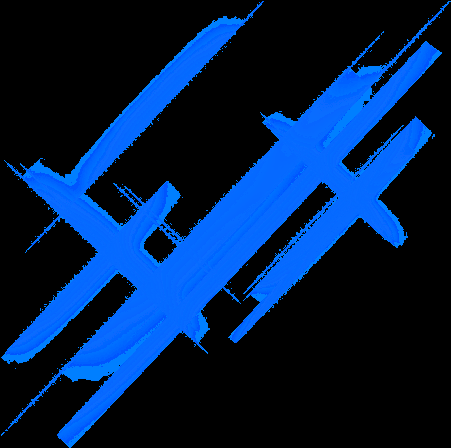
#> input picture line.png, 451 x 448 px
$ python -i main.py   (imports and definitions only)
#> lines starting #> are read from the running program, lines starting #| are printed output that depends on the picture
import threading
import tkinter as tk
from tkinter import ttk, scrolledtext
import sys
import subprocess
import os
import json
from subprocess import call
from PIL import Image, ImageTk

root = None
previous_page = "home"
current_page = "home"
setup_pending = False
debug_lbl_created = False
debug = None
progress_bar = None

def createRoot():
    global root
    #root = ThemedTk(theme="Adapta")
    root = tk.Tk()

def stop_loading():
    root.destroy()

createRoot()


# [121 lines left out: functions select_wallpaper, load, docs, not called in this run]


def openBrowser():
    call("i3-msg 'exec xdg-open https://localhost:631;'", shell=True)

# [46 lines left out: function update, not called in this run]


def update_progress(amount):
    global progress_bar
    progress_bar["value"] = amount


# [124 lines left out: functions prepare_image_rotation, rotate_image, no_grid_test, execute_shell_script, debugTxt, update_confirmation and 1 more, not called in this run]


def run_shell_script_function(shell_script_path, function_name):
    os.system(f"bash -c 'source {shell_script_path}; {function_name}'")


# [180 lines left out: functions create_config_file, check_value_from_json, set_value_in_json, center_frame, adjust_button_width_to_text, hint and 1 more, not called in this run]


def render_back_btn(frame):
    # [18 lines left out: functions goBack, resPy, not called in this run]

    page_controls = ttk.LabelFrame(frame, text="<>")
    page_controls.grid(row=2, column=1, padx=10, pady=10)

    # [5 lines left out: function checkHomeLoc, not called in this run]

    home_button = ttk.Button(page_controls, text="Home", command=home)
    home_button.pack(pady=1)
    close_button = ttk.Button(page_controls, text="Close", command=stop_loading)
    close_button.pack(pady=1)


# [241 lines left out: functions control, ui_test, home, docsOverview, error, clear_tk_elements, not called in this run]


# [40 lines not run here, left out]

>>> import cv2
>>> picture = cv2.imread('line.png', cv2.IMREAD_GRAYSCALE)
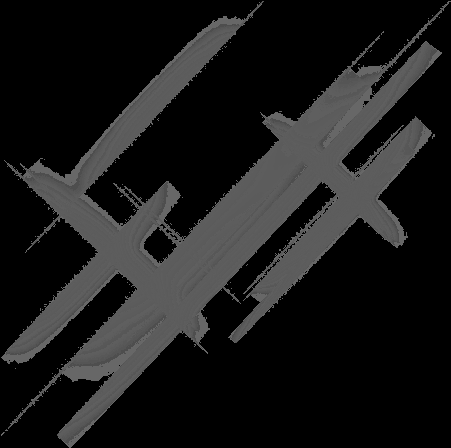
#> picture: shape (448, 451); min 0, max 103, mean 26.2
>>> result = render_back_btn(picture)
